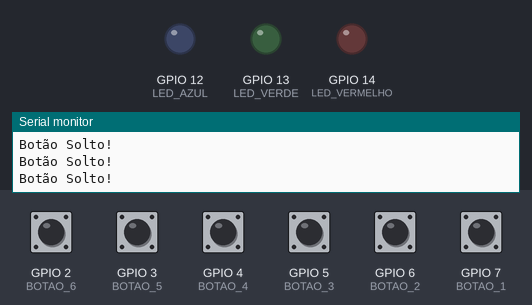
Simulated run of this sketch. Board: ESP32-S3. On the bench: output pins drawn as LEDs (lit = HIGH), the last lines printed to the serial monitor. The test bench sets the inputs (shaded band); at power-on: GPIO 2 (BOTAO_6), GPIO 3 (BOTAO_5), GPIO 4 (BOTAO_4), GPIO 5 (BOTAO_3), GPIO 6 (BOTAO_2), GPIO 7 (BOTAO_1) HIGH.

Above: at 1.2 s.
1.3 s: GPIO 5 (BOTAO_3) pulled LOW for 0.25 s
At 1.5 s:
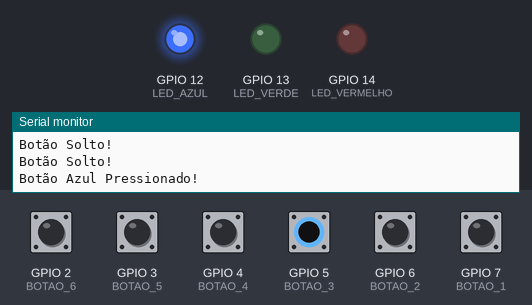
3.1 s: GPIO 6 (BOTAO_2) pulled LOW for 0.25 s
At 3.3 s:
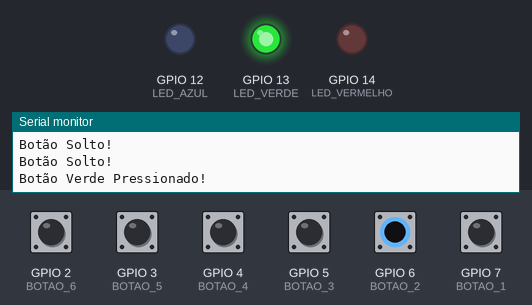
4.9 s: GPIO 7 (BOTAO_1) pulled LOW for 0.25 s
At 5.1 s:
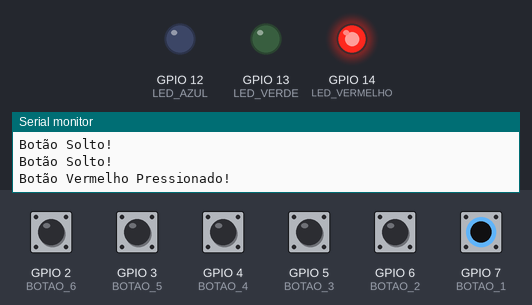
Timing chart, 0 to 7.9 s (numbered marks = the images above; inputs shaded):
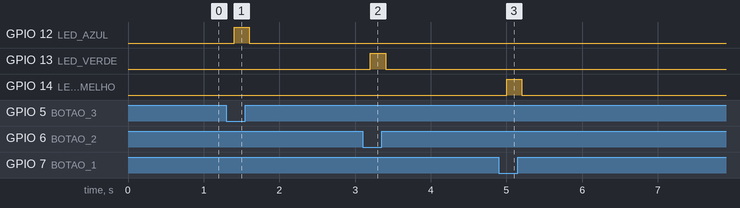

The sketch:

entradaDigital_pt1_desafio.ino
```cpp
/*
Exemplo de Entrada Digital
Descrição: Liga e Desliga um LEDs através dos botões disponíveis
Objetivo: Estudar entradas digitais

Autor: Davi C. Menez
*/

//Mapa dos Pinos
#define LED_VERMELHO 14 //LED Vermelho
#define LED_VERDE 13 //LED Verde
#define LED_AZUL 12 //LED Azul
#define BOTAO_1 7 //Pino de conexão do botão 1
#define BOTAO_2 6 //Pino de conexão do botão 2
#define BOTAO_3 5 //Pino de conexão do botão 3
#define BOTAO_4 4 //Pino de conexão do botão 4
#define BOTAO_5 3 //Pino de conexão do botão 5
#define BOTAO_6 2 //Pino de conexão do botão 6

void setup() {
  Serial.begin(9600);
  //pinMode(BOTAO_1, INPUT);
  pinMode(BOTAO_1, INPUT_PULLUP);
  pinMode(BOTAO_2, INPUT_PULLUP);
  pinMode(BOTAO_3, INPUT_PULLUP);
  pinMode(BOTAO_4, INPUT_PULLUP);
  pinMode(BOTAO_5, INPUT_PULLUP);
  pinMode(BOTAO_6, INPUT_PULLUP);

  pinMode(LED_VERMELHO, OUTPUT);
  pinMode(LED_VERDE, OUTPUT);
  pinMode(LED_AZUL, OUTPUT);
}

void loop() {
  if(digitalRead(BOTAO_1) == LOW){
    digitalWrite(LED_VERMELHO, HIGH);
    Serial.println("Botão Vermelho Pressionado!");
  }else if(digitalRead(BOTAO_2) == LOW){
    digitalWrite(LED_VERDE, HIGH);
    Serial.println("Botão Verde Pressionado!");
  }else if(digitalRead(BOTAO_3) == LOW){
    digitalWrite(LED_AZUL, HIGH);
    Serial.println("Botão Azul Pressionado!");
  }else if(digitalRead(BOTAO_4) == LOW){
    Serial.println("Botão 4 Pressionado!");
  }else if(digitalRead(BOTAO_5) == LOW){
    Serial.println("Botão 5 Pressionado!");
  }else if(digitalRead(BOTAO_6) == LOW){
    Serial.println("Botão 6 Pressionado!");
  }else{
    digitalWrite(LED_AZUL, LOW);
    digitalWrite(LED_VERDE, LOW);
    digitalWrite(LED_VERMELHO, LOW);

    Serial.println("Botão Solto!");
  }
  delay(200);
}
```

Measured:
- after the input at 1.3 s, GPIO 12 (LED_AZUL): LOW → HIGH after 0.10 s, → LOW 0.20 s later
- after the input at 3.1 s, GPIO 13 (LED_VERDE): LOW → HIGH after 0.10 s, → LOW 0.20 s later
- after the input at 4.9 s, GPIO 14 (LED_VERMELHO): LOW → HIGH after 0.10 s, → LOW 0.20 s later
